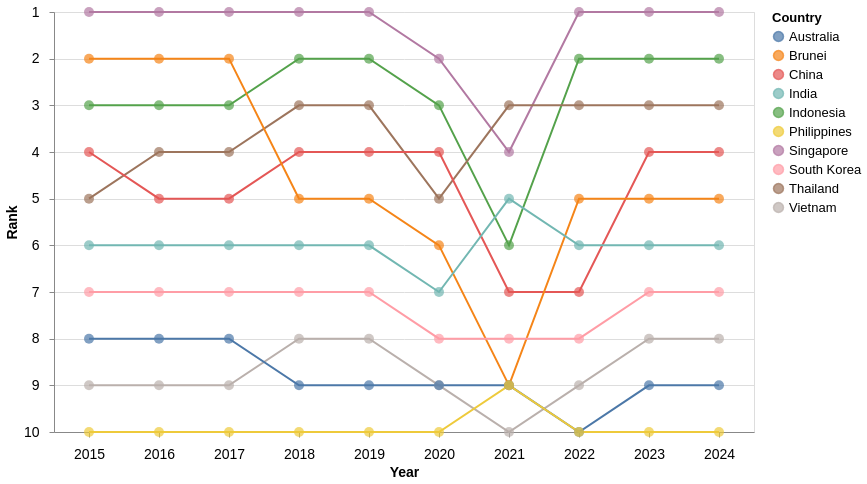

Express this chart as Vega-Lite.
### Vega-Lite specification from a JSON file in a GitHub repository (floating-point values rounded to 4 significant figures)
{"$schema": "https://vega.github.io/schema/vega-lite/v5.json", "width": 700, "height": 420, "data": {"values": [{"Country": "Singapore", "year": 2024, "Visitors": 4276007, "rank": 1}, {"Country": "Singapore", "year": 2023, "Visitors": 8308230, "rank": 1}, {"Country": "Singapore", "year": 2022, "Visitors": 5222991, "rank": 1}, {"Country": "Singapore", "year": 2021, "Visitors": 16308, "rank": 4}, {"Country": "Singapore", "year": 2020, "Visitors": 1545255, "rank": 2}, {"Country": "Singapore", "year": 2019, "Visitors": 10163882, "rank": 1}, {"Country": "Singapore", "year": 2018, "Visitors": 10615986, "rank": 1}, {"Country": "Singapore", "year": 2017, "Visitors": 12441713, "rank": 1}, {"Country": "Singapore", "year": 2016, "Visitors": 13272961, "rank": 1}, {"Country": "Singapore", "year": 2015, "Visitors": 12930754, "rank": 1}, {"Country": "Indonesia", "year": 2024, "Visitors": 1786630, "rank": 2}, {"Country": "Indonesia", "year": 2023, "Visitors": 3108165, "rank": 2}, {"Country": "Indonesia", "year": 2022, "Visitors": 1481739, "rank": 2}, {"Country": "Indonesia", "year": 2021, "Visitors": 11025, "rank": 6}, {"Country": "Indonesia", "year": 2020, "Visitors": 711723, "rank": 3}, {"Country": "Indonesia", "year": 2019, "Visitors": 3623277, "rank": 2}, {"Country": "Indonesia", "year": 2018, "Visitors": 3277689, "rank": 2}, {"Country": "Indonesia", "year": 2017, "Visitors": 2796570, "rank": 3}, {"Country": "Indonesia", "year": 2016, "Visitors": 3049964, "rank": 3}, {"Country": "Indonesia", "year": 2015, "Visitors": 2788033, "rank": 3}, {"Country": "Thailand", "year": 2024, "Visitors": 813783, "rank": 3}, {"Country": "Thailand", "year": 2023, "Visitors": 1551282, "rank": 3}, {"Country": "Thailand", "year": 2022, "Visitors": 715528, "rank": 3}, {"Country": "Thailand", "year": 2021, "Visitors": 59607, "rank": 3}, {"Country": "Thailand", "year": 2020, "Visitors": 394413, "rank": 5}, {"Country": "Thailand", "year": 2019, "Visitors": 1884306, "rank": 3}, {"Country": "Thailand", "year": 2018, "Visitors": 1914692, "rank": 3}, {"Country": "Thailand", "year": 2017, "Visitors": 1836522, "rank": 4}, {"Country": "Thailand", "year": 2016, "Visitors": 1780800, "rank": 4}, {"Country": "Thailand", "year": 2015, "Visitors": 1343569, "rank": 5}, {"Country": "China", "year": 2024, "Visitors": 1449711, "rank": 4}, {"Country": "China", "year": 2023, "Visitors": 1474114, "rank": 4}, {"Country": "China", "year": 2022, "Visitors": 211363, "rank": 7}, {"Country": "China", "year": 2021, "Visitors": 7701, "rank": 7}, {"Country": "China", "year": 2020, "Visitors": 405149, "rank": 4}, {"Country": "China", "year": 2019, "Visitors": 3114257, "rank": 4}, {"Country": "China", "year": 2018, "Visitors": 2944133, "rank": 4}, {"Country": "China", "year": 2017, "Visitors": 2281666, "rank": 5}, {"Country": "China", "year": 2016, "Visitors": 2124942, "rank": 5}, {"Country": "China", "year": 2015, "Visitors": 1677163, "rank": 4}, {"Country": "Brunei", "year": 2024, "Visitors": 565999, "rank": 5}, {"Country": "Brunei", "year": 2023, "Visitors": 811833, "rank": 5}, {"Country": "Brunei", "year": 2022, "Visitors": 301757, "rank": 5}, {"Country": "Brunei", "year": 2021, "Visitors": 773, "rank": 9}, {"Country": "Brunei", "year": 2020, "Visitors": 136020, "rank": 6}, {"Country": "Brunei", "year": 2019, "Visitors": 1216123, "rank": 5}, {"Country": "Brunei", "year": 2018, "Visitors": 1382031, "rank": 5}, {"Country": "Brunei", "year": 2017, "Visitors": 1660506, "rank": 2}, {"Country": "Brunei", "year": 2016, "Visitors": 1391016, "rank": 2}, {"Country": "Brunei", "year": 2015, "Visitors": 1133555, "rank": 2}, {"Country": "India", "year": 2024, "Visitors": 537493, "rank": 6}, {"Country": "India", "year": 2023, "Visitors": 671846, "rank": 6}, {"Country": "India", "year": 2022, "Visitors": 324548, "rank": 6}, {"Country": "India", "year": 2021, "Visitors": 3916, "rank": 5}, {"Country": "India", "year": 2020, "Visitors": 155883, "rank": 7}, {"Country": "India", "year": 2019, "Visitors": 735309, "rank": 6}, {"Country": "India", "year": 2018, "Visitors": 600311, "rank": 6}, {"Country": "India", "year": 2017, "Visitors": 552739, "rank": 6}, {"Country": "India", "year": 2016, "Visitors": 638578, "rank": 6}, {"Country": "India", "year": 2015, "Visitors": 722141, "rank": 6}, {"Country": "South Korea", "year": 2024, "Visitors": 232711, "rank": 7}, {"Country": "South Korea", "year": 2023, "Visitors": 400853, "rank": 7}, {"Country": "South Korea", "year": 2022, "Visitors": 146384, "rank": 8}, {"Country": "South Korea", "year": 2021, "Visitors": 3028, "rank": 8}, {"Country": "South Korea", "year": 2020, "Visitors": 119750, "rank": 8}, {"Country": "South Korea", "year": 2019, "Visitors": 673065, "rank": 7}, {"Country": "South Korea", "year": 2018, "Visitors": 616783, "rank": 7}, {"Country": "South Korea", "year": 2017, "Visitors": 484528, "rank": 7}, {"Country": "South Korea", "year": 2016, "Visitors": 444439, "rank": 7}, {"Country": "South Korea", "year": 2015, "Visitors": 421161, "rank": 7}, {"Country": "Vietnam", "year": 2024, "Visitors": 137344, "rank": 8}, {"Country": "Vietnam", "year": 2023, "Visitors": 286083, "rank": 8}, {"Country": "Vietnam", "year": 2022, "Visitors": 123931, "rank": 9}, {"Country": "Vietnam", "year": 2021, "Visitors": 14136, "rank": 10}, {"Country": "Vietnam", "year": 2020, "Visitors": 71622, "rank": 9}, {"Country": "Vietnam", "year": 2019, "Visitors": 892716, "rank": 8}, {"Country": "Vietnam", "year": 2018, "Visitors": 786327, "rank": 8}, {"Country": "Vietnam", "year": 2017, "Visitors": 638135, "rank": 9}, {"Country": "Vietnam", "year": 2016, "Visitors": 703737, "rank": 9}, {"Country": "Vietnam", "year": 2015, "Visitors": 646891, "rank": 9}, {"Country": "Australia", "year": 2024, "Visitors": 159318, "rank": 9}, {"Country": "Australia", "year": 2023, "Visitors": 276477, "rank": 9}, {"Country": "Australia", "year": 2022, "Visitors": 118598, "rank": 10}, {"Country": "Australia", "year": 2021, "Visitors": 33451, "rank": 9}, {"Country": "Australia", "year": 2020, "Visitors": 195146, "rank": 9}, {"Country": "Australia", "year": 2019, "Visitors": 1282782, "rank": 9}, {"Country": "Australia", "year": 2018, "Visitors": 1034871, "rank": 9}, {"Country": "Australia", "year": 2017, "Visitors": 899202, "rank": 8}, {"Country": "Australia", "year": 2016, "Visitors": 737115, "rank": 8}, {"Country": "Australia", "year": 2015, "Visitors": 714047, "rank": 8}, {"Country": "Philippines", "year": 2024, "Visitors": 60100, "rank": 10}, {"Country": "Philippines", "year": 2023, "Visitors": 137781, "rank": 10}, {"Country": "Philippines", "year": 2022, "Visitors": 86462, "rank": 10}, {"Country": "Philippines", "year": 2021, "Visitors": 10229, "rank": 9}, {"Country": "Philippines", "year": 2020, "Visitors": 53889, "rank": 10}, {"Country": "Philippines", "year": 2019, "Visitors": 1114257, "rank": 10}, {"Country": "Philippines", "year": 2018, "Visitors": 1167375, "rank": 10}, {"Country": "Philippines", "year": 2017, "Visitors": 1066461, "rank": 10}, {"Country": "Philippines", "year": 2016, "Visitors": 1029488, "rank": 10}, {"Country": "Philippines", "year": 2015, "Visitors": 957408, "rank": 10}]}, "layer": [{"mark": "line", "encoding": {"x": {"field": "year", "type": "ordinal", "title": "Year", "axis": {"labelAngle": 0}}, "y": {"field": "rank", "type": "quantitative", "axis": {"labelAngle": 0}, "title": "Rank", "scale": {"domain": [1, 10], "reverse": true}}, "color": {"field": "Country", "type": "nominal", "title": "Country"}}}, {"mark": {"type": "point", "filled": true, "size": 100}, "encoding": {"x": {"field": "year", "type": "ordinal", "title": "Year"}, "y": {"field": "rank", "type": "quantitative", "title": "Rank", "scale": {"domain": [1, 10], "reverse": true}}, "color": {"field": "Country", "type": "nominal", "title": "Country"}, "tooltip": [{"field": "Country", "type": "nominal", "title": "Country"}, {"field": "year", "type": "ordinal", "title": "Year"}, {"field": "Visitors", "type": "quantitative", "title": "Number of Visitors", "format": ",d"}, {"field": "rank", "type": "quantitative", "title": "Rank"}]}}], "config": {"legend": {"titleFontSize": 13, "labelPadding": 10, "labelFontSize": 13}, "axis": {"titleFontSize": 14, "labelPadding": 10, "labelFontSize": 14}}}
